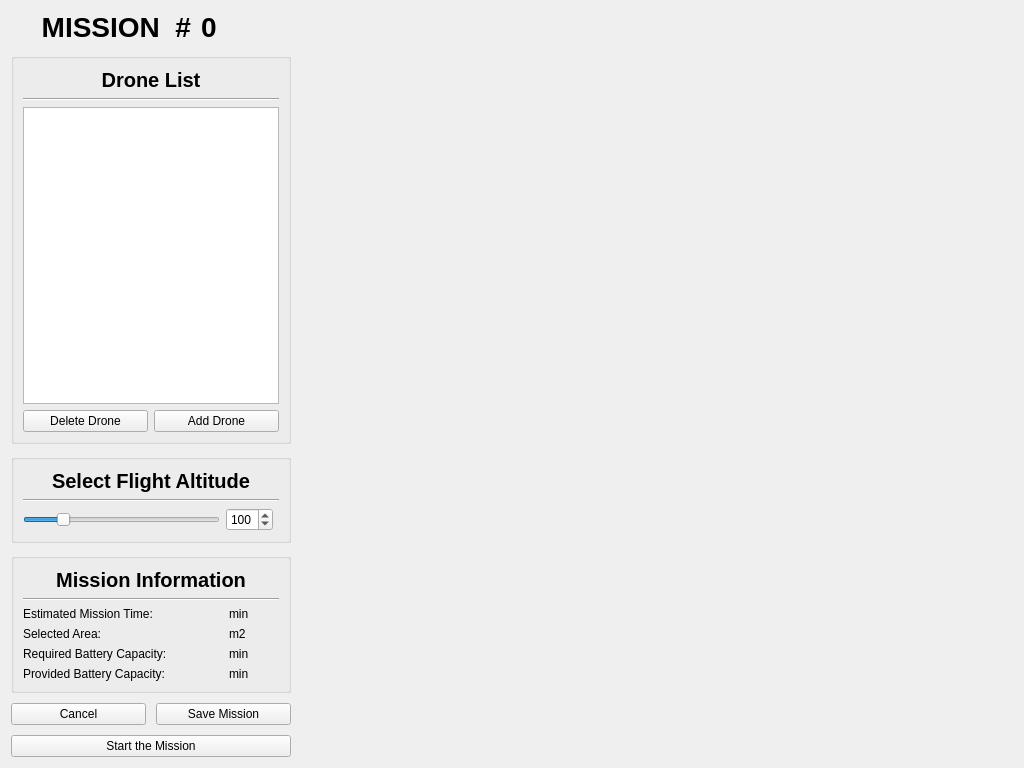
<?xml version="1.0" encoding="UTF-8"?>
<ui version="4.0">
 <class>Form</class>
 <widget class="QWidget" name="Form">
  <property name="geometry">
   <rect>
    <x>0</x>
    <y>0</y>
    <width>1024</width>
    <height>768</height>
   </rect>
  </property>
  <property name="windowTitle">
   <string>Form</string>
  </property>
  <layout class="QHBoxLayout" name="horizontalLayout_2" stretch="0,4">
   <item>
    <layout class="QVBoxLayout" name="v_lay_left" stretch="0,0,0,0,0,0">
     <property name="spacing">
      <number>10</number>
     </property>
     <item>
      <layout class="QGridLayout" name="g_lay_mission_header">
       <item row="0" column="2">
        <widget class="QLabel" name="id_label">
         <property name="font">
          <font>
           <pointsize>21</pointsize>
           <bold>true</bold>
          </font>
         </property>
         <property name="text">
          <string>0</string>
         </property>
        </widget>
       </item>
       <item row="0" column="0" colspan="2">
        <widget class="QLabel" name="label_header">
         <property name="font">
          <font>
           <pointsize>21</pointsize>
           <bold>true</bold>
          </font>
         </property>
         <property name="text">
          <string>MISSION  #</string>
         </property>
         <property name="alignment">
          <set>Qt::AlignRight|Qt::AlignTrailing|Qt::AlignVCenter</set>
         </property>
        </widget>
       </item>
      </layout>
     </item>
     <item>
      <widget class="QGroupBox" name="gb_drones">
       <property name="title">
        <string/>
       </property>
       <layout class="QVBoxLayout" name="verticalLayout_2">
        <item>
         <widget class="QLabel" name="label_drones">
          <property name="font">
           <font>
            <pointsize>15</pointsize>
            <bold>true</bold>
           </font>
          </property>
          <property name="text">
           <string>Drone List</string>
          </property>
          <property name="alignment">
           <set>Qt::AlignCenter</set>
          </property>
         </widget>
        </item>
        <item>
         <widget class="Line" name="line_3">
          <property name="orientation">
           <enum>Qt::Horizontal</enum>
          </property>
         </widget>
        </item>
        <item>
         <widget class="QListWidget" name="listWidget"/>
        </item>
        <item>
         <layout class="QHBoxLayout" name="h_lay_drone_buttons">
          <item>
           <widget class="QPushButton" name="btn_delete_drone">
            <property name="text">
             <string>Delete Drone</string>
            </property>
           </widget>
          </item>
          <item>
           <widget class="QPushButton" name="btn_add_drone">
            <property name="text">
             <string>Add Drone</string>
            </property>
           </widget>
          </item>
         </layout>
        </item>
       </layout>
      </widget>
     </item>
     <item>
      <widget class="QGroupBox" name="gb_resolution">
       <layout class="QGridLayout" name="gridLayout_2">
        <item row="1" column="0" colspan="3">
         <widget class="Line" name="line">
          <property name="orientation">
           <enum>Qt::Horizontal</enum>
          </property>
         </widget>
        </item>
        <item row="2" column="0">
         <widget class="QSlider" name="slider_altitude">
          <property name="minimum">
           <number>10</number>
          </property>
          <property name="maximum">
           <number>500</number>
          </property>
          <property name="value">
           <number>100</number>
          </property>
          <property name="orientation">
           <enum>Qt::Horizontal</enum>
          </property>
         </widget>
        </item>
        <item row="0" column="0" colspan="3">
         <widget class="QLabel" name="label_altitude">
          <property name="font">
           <font>
            <pointsize>15</pointsize>
            <bold>true</bold>
           </font>
          </property>
          <property name="text">
           <string>Select Flight Altitude</string>
          </property>
          <property name="alignment">
           <set>Qt::AlignCenter</set>
          </property>
         </widget>
        </item>
        <item row="2" column="1">
         <widget class="QSpinBox" name="spinbox_altitude">
          <property name="minimum">
           <number>10</number>
          </property>
          <property name="maximum">
           <number>500</number>
          </property>
          <property name="value">
           <number>100</number>
          </property>
         </widget>
        </item>
       </layout>
      </widget>
     </item>
     <item>
      <widget class="QGroupBox" name="gb_mission">
       <property name="title">
        <string/>
       </property>
       <layout class="QGridLayout" name="gridLayout">
        <item row="5" column="0">
         <widget class="QLabel" name="batt_required_label">
          <property name="text">
           <string>Required Battery Capacity:</string>
          </property>
         </widget>
        </item>
        <item row="2" column="0">
         <widget class="QLabel" name="mission_time_label">
          <property name="text">
           <string>Estimated Mission Time:</string>
          </property>
         </widget>
        </item>
        <item row="0" column="0" colspan="3">
         <widget class="QLabel" name="label_mission_information">
          <property name="font">
           <font>
            <pointsize>15</pointsize>
            <bold>true</bold>
           </font>
          </property>
          <property name="text">
           <string>Mission Information</string>
          </property>
          <property name="alignment">
           <set>Qt::AlignCenter</set>
          </property>
         </widget>
        </item>
        <item row="4" column="0">
         <widget class="QLabel" name="selected_area_label">
          <property name="text">
           <string>Selected Area:</string>
          </property>
         </widget>
        </item>
        <item row="1" column="0" colspan="3">
         <widget class="Line" name="line_2">
          <property name="orientation">
           <enum>Qt::Horizontal</enum>
          </property>
         </widget>
        </item>
        <item row="6" column="0">
         <widget class="QLabel" name="batt_provided_label">
          <property name="text">
           <string>Provided Battery Capacity:</string>
          </property>
         </widget>
        </item>
        <item row="5" column="2">
         <widget class="QLabel" name="batt_required_unit">
          <property name="text">
           <string>min</string>
          </property>
         </widget>
        </item>
        <item row="6" column="2">
         <widget class="QLabel" name="batt_provided_unit">
          <property name="text">
           <string>min</string>
          </property>
         </widget>
        </item>
        <item row="2" column="2">
         <widget class="QLabel" name="mission_time_unit">
          <property name="text">
           <string>min</string>
          </property>
         </widget>
        </item>
        <item row="4" column="1">
         <widget class="QLabel" name="selected_area_value">
          <property name="text">
           <string/>
          </property>
         </widget>
        </item>
        <item row="5" column="1">
         <widget class="QLabel" name="batt_required_value">
          <property name="text">
           <string/>
          </property>
         </widget>
        </item>
        <item row="6" column="1">
         <widget class="QLabel" name="batt_provided_value">
          <property name="text">
           <string/>
          </property>
         </widget>
        </item>
        <item row="2" column="1">
         <widget class="QLabel" name="mission_time_value">
          <property name="text">
           <string/>
          </property>
         </widget>
        </item>
        <item row="4" column="2">
         <widget class="QLabel" name="selected_area_unit">
          <property name="text">
           <string>m2</string>
          </property>
         </widget>
        </item>
       </layout>
      </widget>
     </item>
     <item>
      <layout class="QHBoxLayout" name="h_lay_mission_buttons">
       <item>
        <widget class="QPushButton" name="btn_cancel">
         <property name="text">
          <string>Cancel</string>
         </property>
        </widget>
       </item>
       <item>
        <widget class="QPushButton" name="btn_save">
         <property name="text">
          <string>Save Mission</string>
         </property>
        </widget>
       </item>
      </layout>
     </item>
     <item>
      <widget class="QPushButton" name="btn_start">
       <property name="text">
        <string>Start the Mission</string>
       </property>
      </widget>
     </item>
    </layout>
   </item>
   <item>
    <layout class="QVBoxLayout" name="v_lay_right"/>
   </item>
  </layout>
 </widget>
 <resources/>
 <connections/>
</ui>
